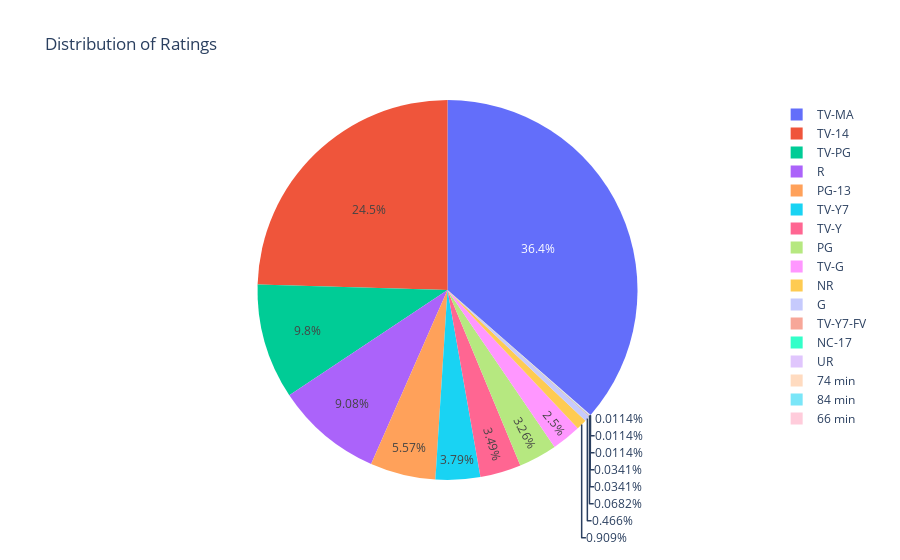

The notebook cell this image was saved under:
### Code cell
rating_counts = df['rating'].value_counts()
fig = go.Figure(data=[go.Pie(labels=rating_counts.index, values=rating_counts.values)])
fig.update_layout(title='Distribution of Ratings')
fig.show()

### Figure 1 — Plotly figure (JSON) as saved in the notebook; plotly's stock layout.template omitted (floating-point values rounded to 4 significant figures)
{"data": [{"labels": ["TV-MA", "TV-14", "TV-PG", "R", "PG-13", "TV-Y7", "TV-Y", "PG", "TV-G", "NR", "G", "TV-Y7-FV", "NC-17", "UR", "74 min", "84 min", "66 min"], "type": "pie", "values": [3207, 2160, 863, 799, 490, 334, 307, 287, 220, 80, 41, 6, 3, 3, 1, 1, 1]}], "layout": {"title": {"text": "Distribution of Ratings"}}}
